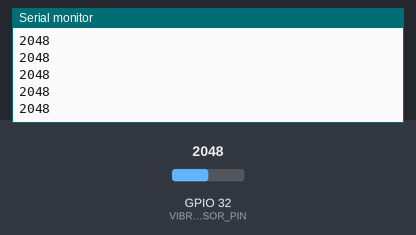
Recording of a sketch running on a simulated ESP32. Shown: the last lines printed to the serial monitor. The inputs (shaded band) are chosen by the test bench; at power-on: GPIO 32 (VIBRATION_SENSOR_PIN) = 2048.

Above: at 1.2 s.
1.3 s: GPIO 32 (VIBRATION_SENSOR_PIN) set to 2866
At 1.31 s:
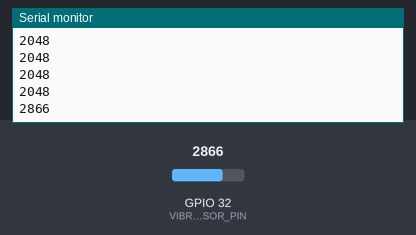
2.8 s: GPIO 32 (VIBRATION_SENSOR_PIN) set to 3603
At 2.81 s:
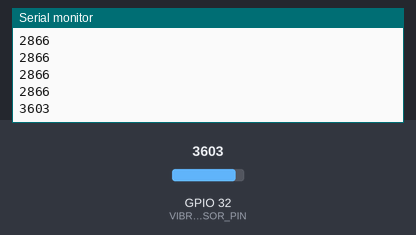
Timing chart, 0 to 5.8 s (numbered marks = the images above; inputs shaded):
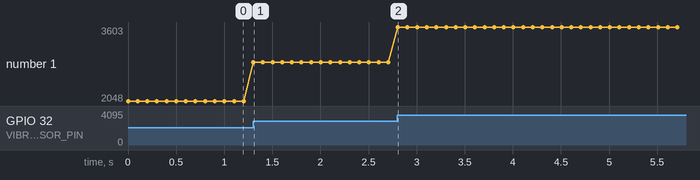

The sketch:

vibrationsensor.ino
```cpp
#define VIBRATION_SENSOR_PIN 32
void setup() {
  Serial.begin(115200);
  pinMode(VIBRATION_SENSOR_PIN, INPUT);
}

void loop() {
  int vibrationValue = analogRead(VIBRATION_SENSOR_PIN);
  Serial.println(vibrationValue);
  delay(100);
}
```

Measured:
- after the input at 1.3 s, the serial monitor: prints a new line at once (image 1)
- after the input at 2.8 s, the serial monitor: prints a new line at once (image 2)
- plotted number 1: 2048 → 2866 after the input at 1.3 s, 2866 → 3603 after the input at 2.8 s
